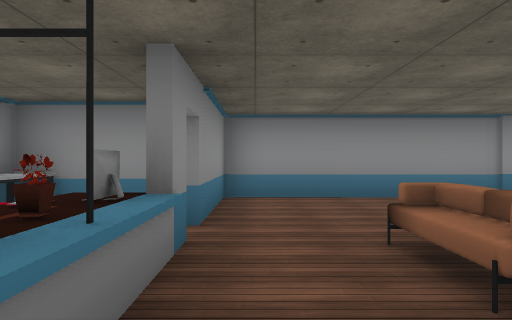
view 1 (above)

24 first-person views from a walk through a Unity game level. The camera is 1.3 m above the floor, looks level and sees 70° across. Doors are open. The floor is counted in squares, 2 m on a side. Each view is taken from the middle of a square. On the plan, view 1 faces up. The plan holds only what a view shows up to about 11 squares ahead; the rest is blank. The place goes on beyond the plan. The player is left out. Some surface patterns are stand-ins.

view 2
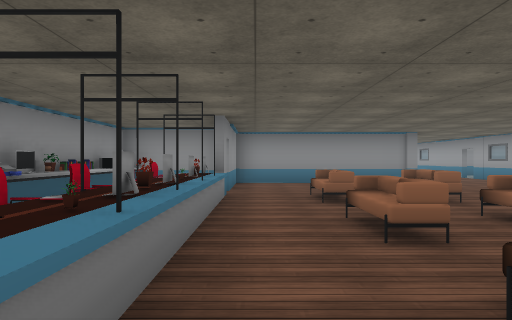

view 3
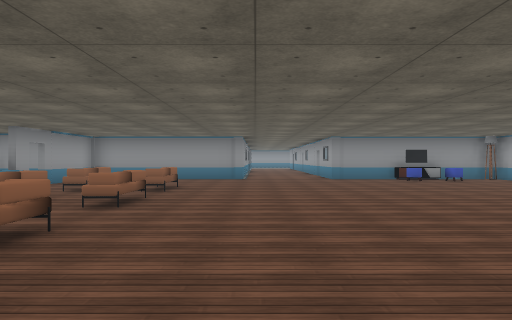

view 4
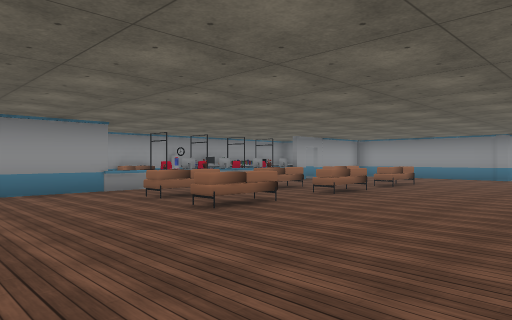

view 5
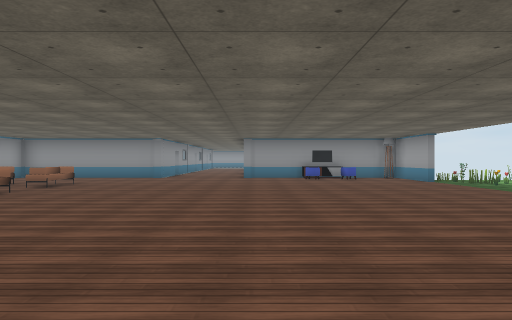

view 6
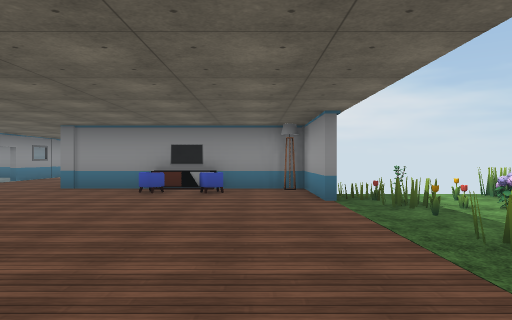

view 7
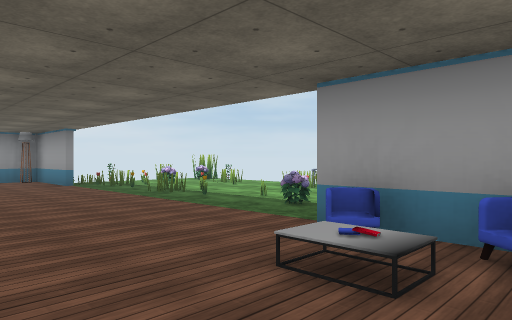

view 8
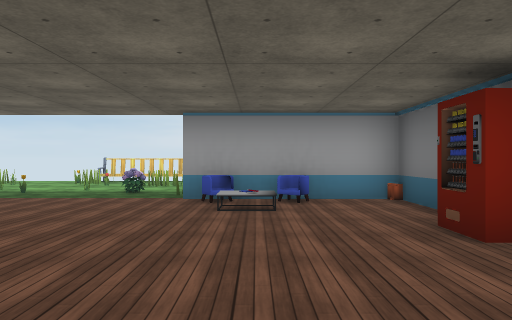

view 9
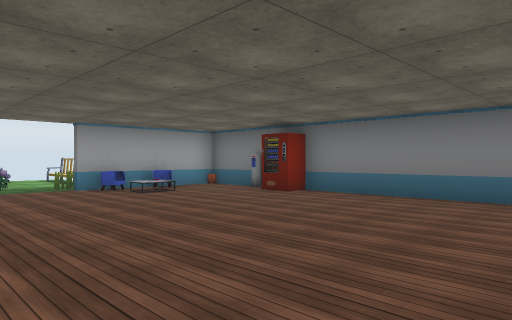

view 10
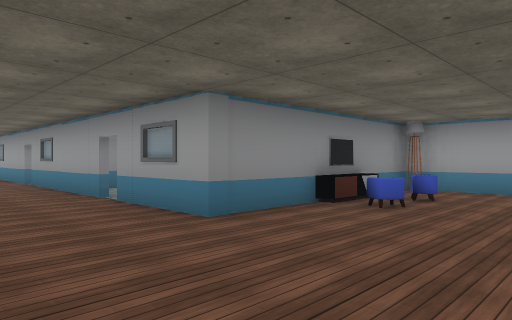

view 11
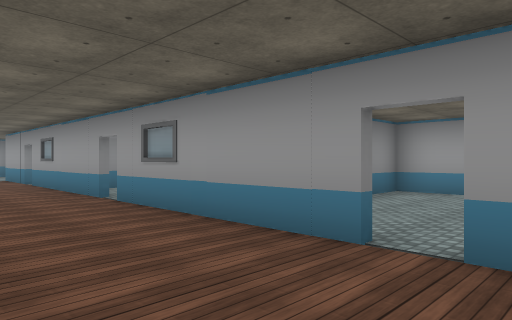

view 12
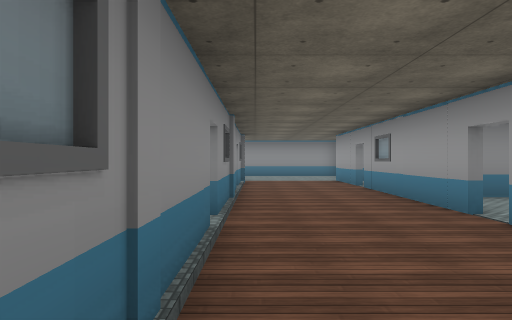

view 13
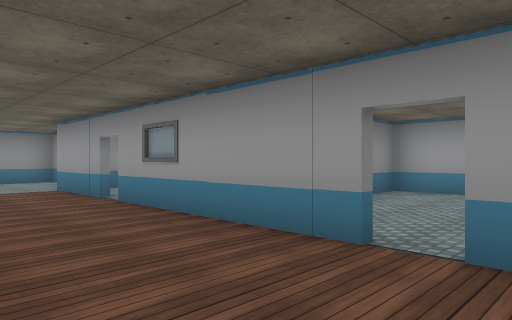

view 14
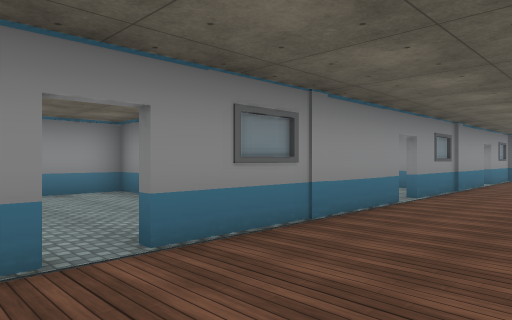

view 15
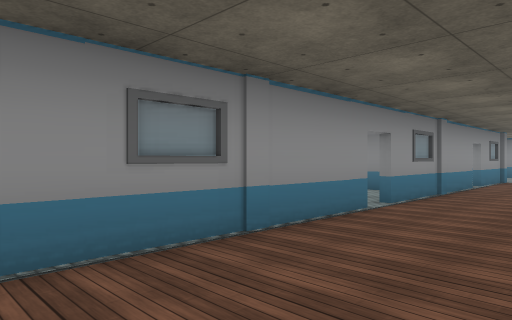

view 16
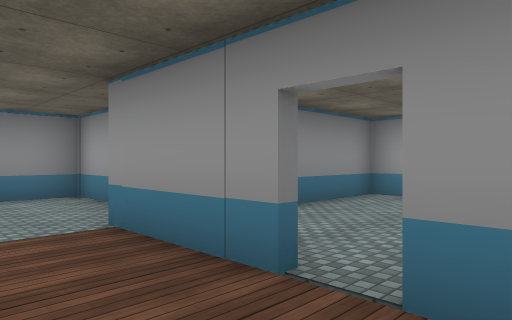

view 17
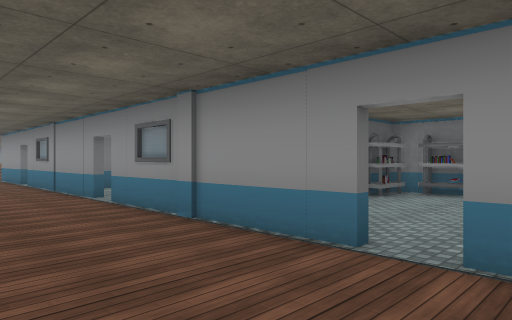

view 18
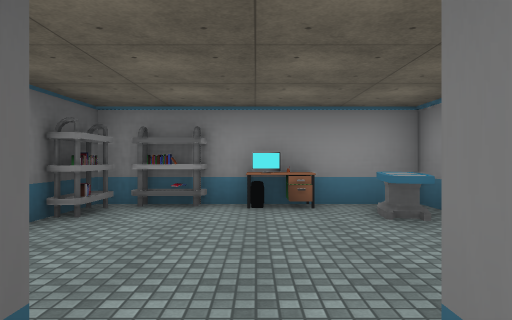

view 19
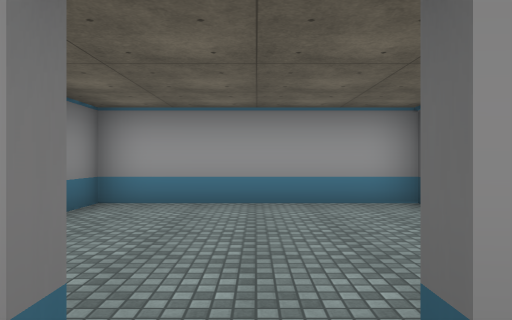

view 20
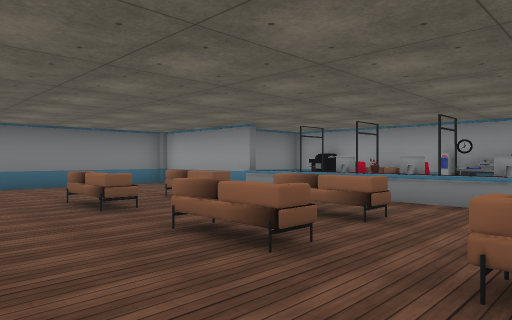

view 21
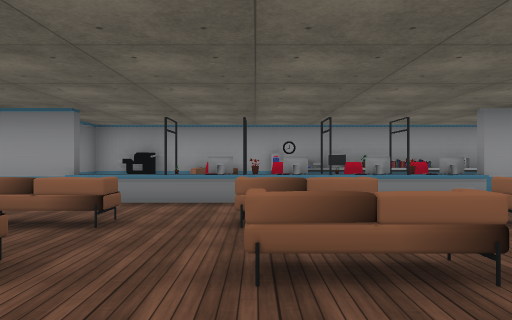

view 22
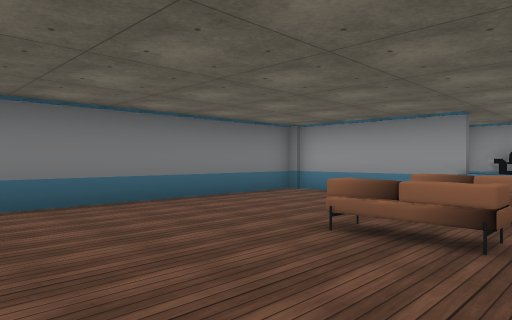

view 23
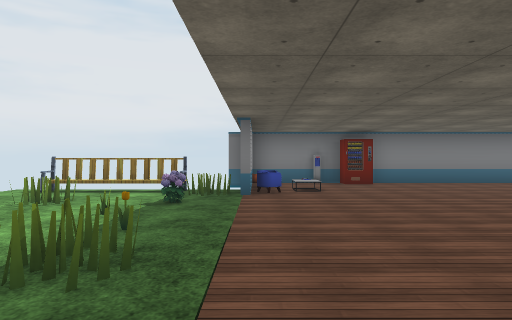

view 24
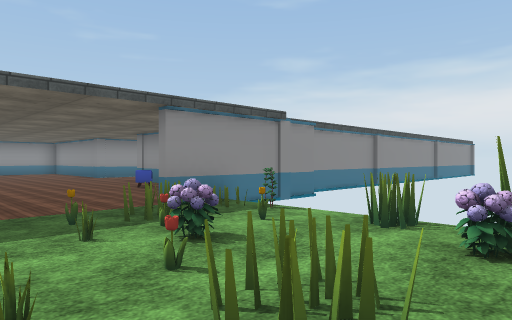

### Floor plan
Key: @ floor where view 1 was taken; # wall or solid block; x gap in a wall; . floor; / step, stairs or slope; D open door; = window, fence, low wall or low ledge; ^ raised ledge; C column; S sofa; M computer; I microwave; P plant; N console; B bench; E bed; K desk; L clock; O other object.
Columns run from 3 left of view 1 to 18 right of it. Each row starts with its distance up from view 1.
 22         # =C#####
 21   #EE  C...C....#
 20   #KE..#...#....#
 19   #M...D...D....#
 18   #O...#...#....#
 17   #OO ##...C#  ##
 16        C...C....#
 15        #...#....#
 14        DD..D..
 13        #...#
 12       ##...C#  ##
 11    #  #C...C....#
 10    #...#...#....#
  9      ..DD..D..  #
  8        #...#    #
  7    #####...##   #
  6   C....C...C.NN##
  5 ###..........OO.#OO
  4 I D.............#OO.OO
  3 I D.S.S...........O..
  2 OOM.S.S..........OOOO.
  1 OO M.............O.O..
  0 LOM@S.S..........OO.O
 -1 OO PS.S...........OOOB
 -2 SOOO.................B
 -3 # ^.S.S..........O.O.B
 -4 ###...S.........OO....
 -5 ###............/#xBBB
 -6   #.............O
 -7   C..........OO.##
 -8    ##############

Where each view was taken, in squares from view 1:
view 1: 0 up, 0 right, facing up
view 2: 4 down, 0 right, facing up
view 3: 6 down, 5 right, facing up
view 4: 7 down, 7 right, facing up-left
view 5: 7 down, 8 right, facing up
view 6: 2 down, 12 right, facing up
view 7: 6 down, 10 right, facing up-right
view 8: 5 down, 7 right, facing right
view 9: 1 down, 5 right, facing down-right
view 10: 3 up, 5 right, facing up-right
view 11: 8 up, 5 right, facing up-right
view 12: 10 up, 5 right, facing up
view 13: 13 up, 5 right, facing up-right
view 14: 8 up, 7 right, facing up-left
view 15: 9 up, 7 right, facing up-left
view 16: 18 up, 6 right, facing up-right
view 17: 20 up, 7 right, facing down-left
view 18: 19 up, 5 right, facing left
view 19: 19 up, 7 right, facing right
view 20: 2 up, 5 right, facing down-left
view 21: 1 down, 5 right, facing left
view 22: 2 down, 6 right, facing down-left
view 23: 3 up, 13 right, facing down
view 24: 1 up, 18 right, facing up-left
